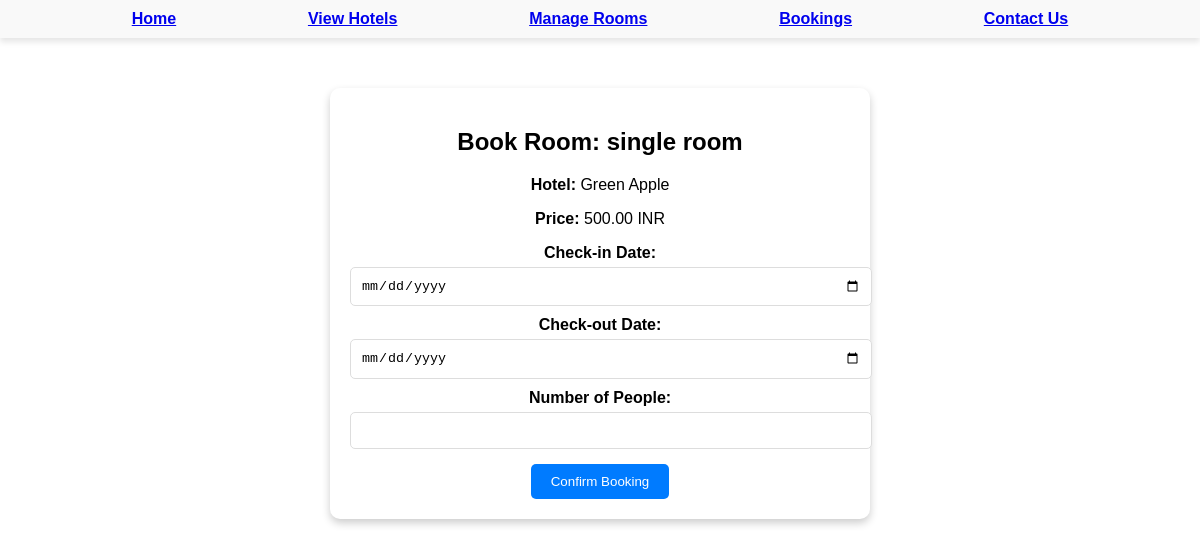
/book_room.php?room_id=1 (signed in), run on the app's committed database.
### tables this page shows
CREATE TABLE `rooms` (
  `id` int(11) NOT NULL,
  `hotel_id` int(11) DEFAULT NULL,
  `room_type` varchar(100) DEFAULT NULL,
  `price` decimal(10,2) DEFAULT NULL,
  `availability` tinyint(1) DEFAULT 1
);

CREATE TABLE `hotels` (
  `id` int(11) NOT NULL,
  `name` varchar(255) DEFAULT NULL,
  `location` varchar(255) DEFAULT NULL,
  `rating` float DEFAULT NULL
);

### book_room.php (the view, shortened to what this page needs)
<?php
$conn = new mysqli("localhost", "root", "", "hbook");
$room_id = $_GET['room_id'];
$sql = "SELECT rooms.*, hotels.name AS hotel_name
        FROM rooms
        JOIN hotels ON rooms.hotel_id = hotels.id
        WHERE rooms.id = ?";
$stmt = $conn->prepare($sql);
$stmt->bind_param("i", $room_id);
$stmt->execute();
$result = $stmt->get_result();
$room = $result->fetch_assoc();
?>
<!DOCTYPE html>
<html lang="en">
<head>
</head>
<body>
<nav>
    <a href="dashboard.php"> Home</a>
    <a href="hotel.php"> View Hotels</a>
    <a href="manage1.php"> Manage Rooms</a>
    <a href="mybookings.php"> Bookings</a>
    <a href="contact.php"> Contact Us</a>
</nav>
<div class="container">
    <h2>Book Room: <?= htmlspecialchars($room['room_type']); ?></h2>
    <p><strong>Hotel:</strong> <?= htmlspecialchars($room['hotel_name']); ?></p>
    <p><strong>Price:</strong> <?= htmlspecialchars($room['price']); ?> INR</p>
    <form method="POST">
        <label for="check_in_date">Check-in Date:</label>
        <input type="date" id="check_in_date" name="check_in_date" required min="<?= date('Y-m-d'); ?>">
        <label for="check_out_date">Check-out Date:</label>
        <input type="date" id="check_out_date" name="check_out_date" required min="<?= date('Y-m-d'); ?>">
        <label for="num_people">Number of People:</label>
        <input type="number" id="num_people" name="num_people" required min="1" max="10">
        <button type="submit">Confirm Booking</button>
    </form>
</div>
</body>
</html>

### book_room.php (style rules this page uses)
body { font-family: 'Poppins', sans-serif; background: url('h1.jpg') no-repeat center center fixed; margin: 0; padding: 0; text-align: center; color: white; }
nav { display: flex; font-weight: bold; justify-content: space-evenly; background-color: #f9f9f9; padding: 10px 0; box-shadow: 0 4px 6px rgba(0, 0, 0, 0.1); }
.container { max-width: 500px; background: white; color: black; padding: 20px; margin: 50px auto; border-radius: 10px; box-shadow: 0 4px 8px rgba(0, 0, 0, 0.2); }
h2 { font-size: 24px; margin-bottom: 20px; }
label { display: block; font-weight: bold; margin-top: 10px; }
input { width: 100%; padding: 10px; margin-top: 5px; border: 1px solid #ddd; border-radius: 5px; }
button { background: #007BFF; color: white; padding: 10px 20px; border: none; border-radius: 5px; cursor: pointer; margin-top: 15px; transition: 0.3s; }

### data on the page
rooms: room_type "single room", hotel.name "Green Apple", price "500.00"
